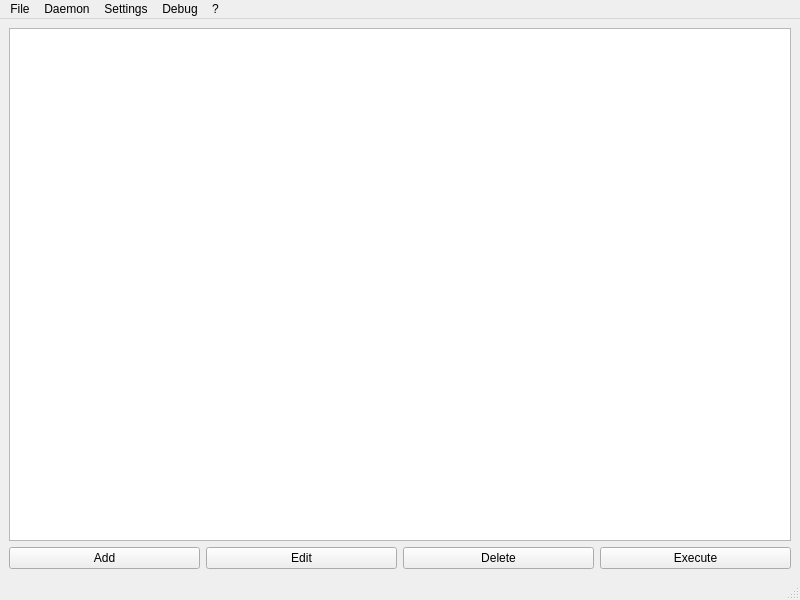
<?xml version="1.0" encoding="UTF-8"?>
<ui version="4.0">
 <class>MainWindow</class>
 <widget class="QMainWindow" name="MainWindow">
  <property name="geometry">
   <rect>
    <x>0</x>
    <y>0</y>
    <width>800</width>
    <height>600</height>
   </rect>
  </property>
  <property name="windowTitle">
   <string notr="true">jdMacroPlayer</string>
  </property>
  <widget class="QWidget" name="centralwidget">
   <layout class="QVBoxLayout" name="verticalLayout">
    <item>
     <widget class="QListWidget" name="macro_list"/>
    </item>
    <item>
     <layout class="QHBoxLayout" name="horizontalLayout">
      <item>
       <widget class="QPushButton" name="add_macro_button">
        <property name="text">
         <string>Add</string>
        </property>
       </widget>
      </item>
      <item>
       <widget class="QPushButton" name="edit_macro_button">
        <property name="text">
         <string>Edit</string>
        </property>
       </widget>
      </item>
      <item>
       <widget class="QPushButton" name="delete_macro_button">
        <property name="text">
         <string>Delete</string>
        </property>
       </widget>
      </item>
      <item>
       <widget class="QPushButton" name="execute_macro_button">
        <property name="text">
         <string>Execute</string>
        </property>
       </widget>
      </item>
     </layout>
    </item>
   </layout>
  </widget>
  <widget class="QMenuBar" name="menubar">
   <property name="geometry">
    <rect>
     <x>0</x>
     <y>0</y>
     <width>800</width>
     <height>30</height>
    </rect>
   </property>
   <widget class="QMenu" name="menuFile">
    <property name="title">
     <string>File</string>
    </property>
    <addaction name="exit_action"/>
   </widget>
   <widget class="QMenu" name="menuDaemon">
    <property name="title">
     <string>Daemon</string>
    </property>
    <addaction name="start_daemon_action"/>
    <addaction name="stop_daemon_action"/>
    <addaction name="separator"/>
    <addaction name="udev_rule_action"/>
    <addaction name="autostart_daemon_action"/>
   </widget>
   <widget class="QMenu" name="menu">
    <property name="title">
     <string notr="true">?</string>
    </property>
    <addaction name="welcome_dialog_action"/>
    <addaction name="separator"/>
    <addaction name="view_source_action"/>
    <addaction name="report_bug_action"/>
    <addaction name="view_documentation_action"/>
    <addaction name="translate_action"/>
    <addaction name="donate_action"/>
    <addaction name="separator"/>
    <addaction name="about_action"/>
    <addaction name="about_qt_action"/>
   </widget>
   <widget class="QMenu" name="menuSettings">
    <property name="title">
     <string>Settings</string>
    </property>
    <addaction name="settings_action"/>
   </widget>
   <widget class="QMenu" name="debug_menu">
    <property name="title">
     <string notr="true">Debug</string>
    </property>
    <widget class="QMenu" name="menuAction_Tests">
     <property name="title">
      <string notr="true">Action Tests</string>
     </property>
     <widget class="QMenu" name="debug_action_tests_widget_menu">
      <property name="title">
       <string notr="true">Widget</string>
      </property>
      <addaction name="actionPlaceholder"/>
     </widget>
     <widget class="QMenu" name="debug_action_tests_execute_menu">
      <property name="title">
       <string notr="true">Execute</string>
      </property>
      <addaction name="actionPlaceholder_3"/>
     </widget>
     <widget class="QMenu" name="debug_action_tests_list_text_menu">
      <property name="title">
       <string notr="true">List text</string>
      </property>
      <addaction name="actionPlaceholder_2"/>
     </widget>
     <widget class="QMenu" name="debug_action_tests_upgrade_menu">
      <property name="title">
       <string notr="true">Upgrade</string>
      </property>
      <addaction name="actionPlaceholder_4"/>
     </widget>
     <widget class="QMenu" name="debug_action_tests_all_menu">
      <property name="title">
       <string notr="true">All</string>
      </property>
      <addaction name="actionPlaceholder_5"/>
     </widget>
     <addaction name="debug_action_tests_widget_menu"/>
     <addaction name="debug_action_tests_list_text_menu"/>
     <addaction name="debug_action_tests_execute_menu"/>
     <addaction name="debug_action_tests_upgrade_menu"/>
     <addaction name="debug_action_tests_all_menu"/>
    </widget>
    <addaction name="menuAction_Tests"/>
    <addaction name="open_data_directory_action"/>
   </widget>
   <addaction name="menuFile"/>
   <addaction name="menuDaemon"/>
   <addaction name="menuSettings"/>
   <addaction name="debug_menu"/>
   <addaction name="menu"/>
  </widget>
  <widget class="QStatusBar" name="statusbar"/>
  <action name="start_daemon_action">
   <property name="text">
    <string>Start</string>
   </property>
  </action>
  <action name="stop_daemon_action">
   <property name="text">
    <string>Stop</string>
   </property>
  </action>
  <action name="exit_action">
   <property name="text">
    <string>Exit</string>
   </property>
  </action>
  <action name="autostart_daemon_action">
   <property name="text">
    <string>Add to Autostart</string>
   </property>
  </action>
  <action name="view_source_action">
   <property name="text">
    <string>View Source</string>
   </property>
  </action>
  <action name="report_bug_action">
   <property name="text">
    <string>Report Bug</string>
   </property>
  </action>
  <action name="translate_action">
   <property name="text">
    <string>Translate</string>
   </property>
  </action>
  <action name="donate_action">
   <property name="text">
    <string>Donate</string>
   </property>
  </action>
  <action name="about_action">
   <property name="text">
    <string>About</string>
   </property>
  </action>
  <action name="about_qt_action">
   <property name="text">
    <string>About Qt</string>
   </property>
  </action>
  <action name="settings_action">
   <property name="text">
    <string>Settings</string>
   </property>
  </action>
  <action name="welcome_dialog_action">
   <property name="text">
    <string>Show welcome dialog</string>
   </property>
  </action>
  <action name="udev_rule_action">
   <property name="text">
    <string notr="true">{{udev_rule}}</string>
   </property>
  </action>
  <action name="actionPlaceholder">
   <property name="text">
    <string notr="true">Placeholder</string>
   </property>
  </action>
  <action name="actionPlaceholder_3">
   <property name="text">
    <string notr="true">Placeholder</string>
   </property>
  </action>
  <action name="actionPlaceholder_2">
   <property name="text">
    <string notr="true">Placeholder</string>
   </property>
  </action>
  <action name="actionPlaceholder_4">
   <property name="text">
    <string notr="true">Placeholder</string>
   </property>
  </action>
  <action name="actionPlaceholder_5">
   <property name="text">
    <string notr="true">Placeholder</string>
   </property>
  </action>
  <action name="view_documentation_action">
   <property name="text">
    <string>View Documentation</string>
   </property>
  </action>
  <action name="open_data_directory_action">
   <property name="text">
    <string>Open data directory</string>
   </property>
  </action>
 </widget>
 <resources/>
 <connections/>
</ui>
